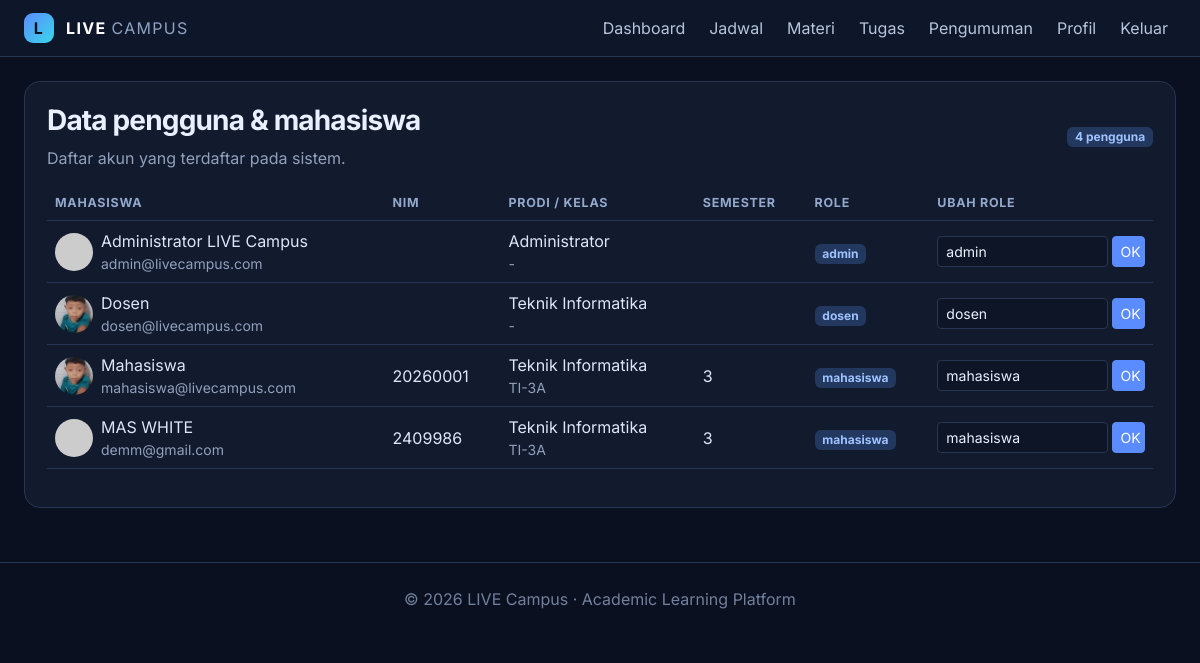
The page /mahasiswa.php (signed in) on the database its author committed.
### tables this page shows
CREATE TABLE `users` (
  `id` int(11) NOT NULL,
  `nama` varchar(120) NOT NULL,
  `nim` varchar(40) DEFAULT NULL,
  `email` varchar(150) NOT NULL,
  `password` varchar(255) NOT NULL,
  `role` enum('admin','dosen','mahasiswa') NOT NULL DEFAULT 'mahasiswa',
  `prodi` varchar(100) DEFAULT 'Teknik Informatika',
  `kelas` varchar(50) DEFAULT NULL,
  `semester` tinyint(4) DEFAULT NULL,
  `no_hp` varchar(30) DEFAULT NULL,
  `alamat` text DEFAULT NULL,
  `foto` varchar(255) DEFAULT 'default-avatar.png',
  `created_at` timestamp NOT NULL DEFAULT current_timestamp()
);

### config.php (called while the page is built, shortened)
<?php
function e($value) { return htmlspecialchars((string)$value, ENT_QUOTES, 'UTF-8'); }
function user() { return $_SESSION['user'] ?? null; }

### mahasiswa.php (the view, shortened to what this page needs)
<?php
require_once 'config.php';role_required(['admin','dosen']);
$rows=$pdo->query("SELECT id,nama,nim,email,prodi,kelas,semester,role,foto FROM users ORDER BY nama")->fetchAll();
$page_title='Data mahasiswa';require 'includes/header.php'; ?>
<div class="panel"><div class="d-flex justify-content-between align-items-center mb-3"><div><h3>Data pengguna & mahasiswa</h3><p class="muted mb-0">Daftar akun yang terdaftar pada sistem.</p></div><span class="badge badge-soft"><?= count($rows) ?> pengguna</span></div>
<div class="table-responsive"><table class="table align-middle"><thead><tr><th>Mahasiswa</th><th>NIM</th><th>Prodi / Kelas</th><th>Semester</th><th>Role</th><?php if(user()['role']==='admin'): ?><th>Ubah role</th><?php endif; ?></tr></thead><tbody>
<?php foreach($rows as $r): ?><tr><td><div class="d-flex align-items-center gap-2"><img class="avatar-sm" src="<?= e($r['foto']&&$r['foto']!=='default-avatar.png'?'uploads/'.$r['foto']:'https://ui-avatars.com/api/?name='.urlencode($r['nama'])) ?>"><div><?= e($r['nama']) ?><div class="muted small"><?= e($r['email']) ?></div></div></div></td><td><?= e($r['nim']) ?></td><td><?= e($r['prodi']) ?><div class="muted small"><?= e($r['kelas']) ?></div></td><td><?= e($r['semester']) ?></td><td><span class="badge badge-soft"><?= e($r['role']) ?></span></td>
<?php if(user()['role']==='admin'): ?><td><form method="post" class="d-flex gap-1"><input type="hidden" name="id" value="<?= $r['id'] ?>"><select class="form-select form-select-sm" name="role"><?php foreach(['mahasiswa','dosen','admin'] as $role): ?><option <?= $r['role']===$role?'selected':'' ?>><?= $role ?></option><?php endforeach; ?></select><button name="ubah_role" class="btn btn-sm btn-primary">OK</button></form></td><?php endif; ?></tr><?php endforeach; ?>
</tbody></table></div></div><?php require 'includes/footer.php'; ?>

### includes/header.php (shortened to what this page needs)
<?php require_once __DIR__.'/../config.php'; ?>
<!doctype html>
<html lang="id">
<head>
<link href="https://cdn.jsdelivr.net/npm/bootstrap@5.3.3/dist/css/bootstrap.min.css" rel="stylesheet">
<link href="https://cdn.jsdelivr.net/npm/bootstrap-icons@1.11.3/font/bootstrap-icons.min.css" rel="stylesheet">
<link href="assets/style.css" rel="stylesheet">
</head>
<body>
<?php
$isLanding = basename($_SERVER['PHP_SELF']) === 'index.php';
?>
<?php if (!$isLanding): ?>
<nav class="navbar navbar-expand-lg navbar-dark topbar">
    <div class="container-fluid px-4">
        <a class="navbar-brand fw-bold" href="dashboard.php">
            <span class="brand-mark">L</span>
            LIVE <span class="brand-light">CAMPUS</span>
        </a>
        <div class="collapse navbar-collapse" id="nav">
            <ul class="navbar-nav ms-auto align-items-lg-center gap-lg-2">
                <?php if (user()): ?>
                <li class="nav-item">
                    <a class="nav-link" href="dashboard.php">
                        Dashboard
                    </a>
                </li>
                <li class="nav-item">
                    <a class="nav-link" href="jadwal.php">
                        Jadwal
                    </a>
                </li>
                <li class="nav-item">
                    <a class="nav-link" href="materi.php">
                        Materi
                    </a>
                </li>
                <li class="nav-item">
                    <a class="nav-link" href="tugas.php">
                        Tugas
                    </a>
                </li>
                <li class="nav-item">
                    <a class="nav-link" href="pengumuman.php">
                        Pengumuman
                    </a>
                </li>
                <li class="nav-item">
                    <a class="nav-link" href="profil.php">
                        Profil
                    </a>
                </li>
                <li class="nav-item">
                    <a class="nav-link text-warning" href="logout.php">
                        Keluar
                    </a>
                </li>
                <?php endif; ?>
            </ul>
        </div>
    </div>
</nav>
<?php endif; ?>
<main class="container-fluid px-4 py-4">

### includes/footer.php (shortened to what this page needs)
</main>
<footer class="footer text-center py-4">
    © <?= date('Y') ?> LIVE Campus · Academic Learning Platform
</footer>
</body>
</html>

### assets/style.css (style rules this page uses)
:root { --bg:#0b1020;--panel:#121a2e;--panel2:#18233b;--line:#263653;--muted:#91a0bb;--blue:#5b8cff;--cyan:#39d6e8 }
* { font-family:Inter,system-ui,sans-serif }
body { background:var(--bg);color:#eaf0ff;min-height:100vh }
.topbar { background:#0e1629;border-bottom:1px solid var(--line) }
.navbar-brand { letter-spacing:.08em;font-size:1rem }
.brand-mark { display:inline-grid;place-items:center;background:linear-gradient(135deg,var(--blue),var(--cyan));width:30px;height:30px;border-radius:9px;color:#07101e;margin-right:7px }
.brand-light { font-weight:400;color:#8fa2c4 }
.nav-link { color:#b7c4dc!important }
.panel,.stat-card,.form-card { background:var(--panel);border:1px solid var(--line);border-radius:16px;padding:22px }
h1,h2,h3,h4 { font-weight:700;letter-spacing:-.03em }
.muted,.text-muted { color:var(--muted)!important }
.form-control,.form-select { background:#0d1527;border:1px solid var(--line);color:#eaf0ff }
.table { --bs-table-bg:transparent;--bs-table-color:#dce6fa;--bs-table-border-color:var(--line) }
.table thead th { color:#93a8cb;font-size:.78rem;text-transform:uppercase;letter-spacing:.06em }
.btn-primary { background:var(--blue);border-color:var(--blue) }
.badge-soft { background:#23385e;color:#9fc2ff }
.avatar-sm { width:38px;height:38px;object-fit:cover;border-radius:50% }
.footer { color:#71809c;border-top:1px solid var(--line);margin-top:30px }
a { color:#8fb7ff;text-decoration:none }
.btn { position: relative; overflow: hidden; cursor: pointer; transition: transform .28s ease, box-shadow .28s ease, background .28s ease; }
.btn::before { content: ""; position: absolute; top: 0; left: -130%; width: 65%; height: 100%; background: linear-gradient(110deg, transparent, rgba(255,255,255,.38), transparent); transform: skewX(-24deg); transition: left .6s ease; pointer-events: none; }

### rows shown on the page
users: nama "Administrator LIVE Campus", email "admin@livecampus.com", prodi "Administrator", kelas "-", role "admin"
users: foto (picture), nama "Dosen", email "dosen@livecampus.com", prodi "Teknik Informatika", kelas "-", role "dosen"
users: foto (picture), nama "Mahasiswa", email "mahasiswa@livecampus.com", nim "20260001", prodi "Teknik Informatika", kelas "TI-3A", semester "3", role "mahasiswa"
users: nama "MAS WHITE", email "demm@gmail.com", nim "2409986", prodi "Teknik Informatika", kelas "TI-3A", semester "3", role "mahasiswa"

### other values the page prints
count($rows) "4"
